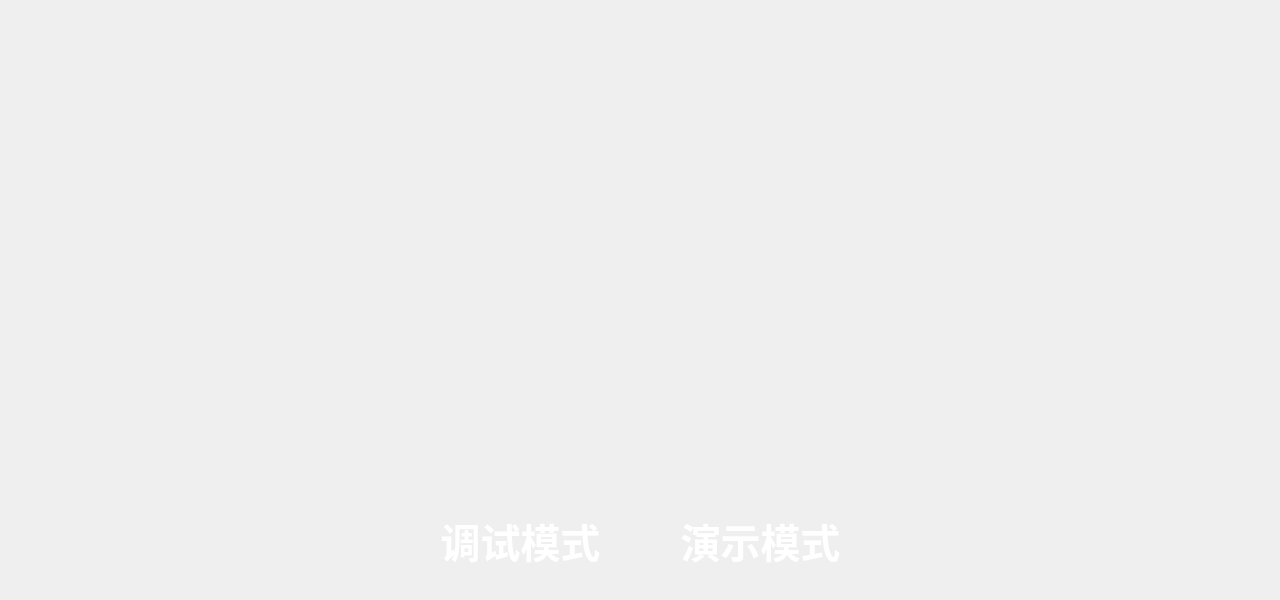
<?xml version="1.0" encoding="UTF-8"?>
<ui version="4.0">
 <class>selectwindow</class>
 <widget class="QMainWindow" name="selectwindow">
  <property name="geometry">
   <rect>
    <x>0</x>
    <y>0</y>
    <width>1280</width>
    <height>600</height>
   </rect>
  </property>
  <property name="minimumSize">
   <size>
    <width>1280</width>
    <height>600</height>
   </size>
  </property>
  <property name="maximumSize">
   <size>
    <width>1280</width>
    <height>600</height>
   </size>
  </property>
  <property name="windowTitle">
   <string>MainWindow</string>
  </property>
  <widget class="QWidget" name="centralwidget">
   <widget class="QLabel" name="label">
    <property name="geometry">
     <rect>
      <x>0</x>
      <y>0</y>
      <width>1280</width>
      <height>600</height>
     </rect>
    </property>
    <property name="minimumSize">
     <size>
      <width>1280</width>
      <height>600</height>
     </size>
    </property>
    <property name="maximumSize">
     <size>
      <width>1280</width>
      <height>600</height>
     </size>
    </property>
    <property name="styleSheet">
     <string notr="true">background-image: url(:/new/prefix1/pictures/bg1.png);</string>
    </property>
    <property name="text">
     <string/>
    </property>
   </widget>
   <widget class="LogoLabel" name="label_2">
    <property name="geometry">
     <rect>
      <x>180</x>
      <y>30</y>
      <width>300</width>
      <height>300</height>
     </rect>
    </property>
    <property name="text">
     <string/>
    </property>
   </widget>
   <widget class="LogoLabel" name="label_3">
    <property name="geometry">
     <rect>
      <x>800</x>
      <y>30</y>
      <width>300</width>
      <height>300</height>
     </rect>
    </property>
    <property name="text">
     <string/>
    </property>
   </widget>
   <widget class="QLabel" name="label_4">
    <property name="geometry">
     <rect>
      <x>420</x>
      <y>510</y>
      <width>201</width>
      <height>61</height>
     </rect>
    </property>
    <property name="font">
     <font>
      <pointsize>30</pointsize>
      <weight>75</weight>
      <bold>true</bold>
     </font>
    </property>
    <property name="styleSheet">
     <string notr="true">color: rgb(255, 255, 255);</string>
    </property>
    <property name="text">
     <string>调试模式</string>
    </property>
    <property name="alignment">
     <set>Qt::AlignCenter</set>
    </property>
   </widget>
   <widget class="QLabel" name="label_5">
    <property name="geometry">
     <rect>
      <x>660</x>
      <y>510</y>
      <width>201</width>
      <height>61</height>
     </rect>
    </property>
    <property name="font">
     <font>
      <pointsize>30</pointsize>
      <weight>75</weight>
      <bold>true</bold>
     </font>
    </property>
    <property name="styleSheet">
     <string notr="true">color: rgb(255, 255, 255);</string>
    </property>
    <property name="text">
     <string>演示模式</string>
    </property>
    <property name="alignment">
     <set>Qt::AlignCenter</set>
    </property>
   </widget>
   <widget class="LogoLabel" name="label_6">
    <property name="geometry">
     <rect>
      <x>10</x>
      <y>510</y>
      <width>80</width>
      <height>80</height>
     </rect>
    </property>
    <property name="text">
     <string/>
    </property>
   </widget>
   <zorder>label</zorder>
   <zorder>label_3</zorder>
   <zorder>label_2</zorder>
   <zorder>label_4</zorder>
   <zorder>label_5</zorder>
   <zorder>label_6</zorder>
  </widget>
 </widget>
 <customwidgets>
  <customwidget>
   <class>LogoLabel</class>
   <extends>QLabel</extends>
   <header location="global">logolabel.h</header>
  </customwidget>
 </customwidgets>
 <resources/>
 <connections/>
</ui>
